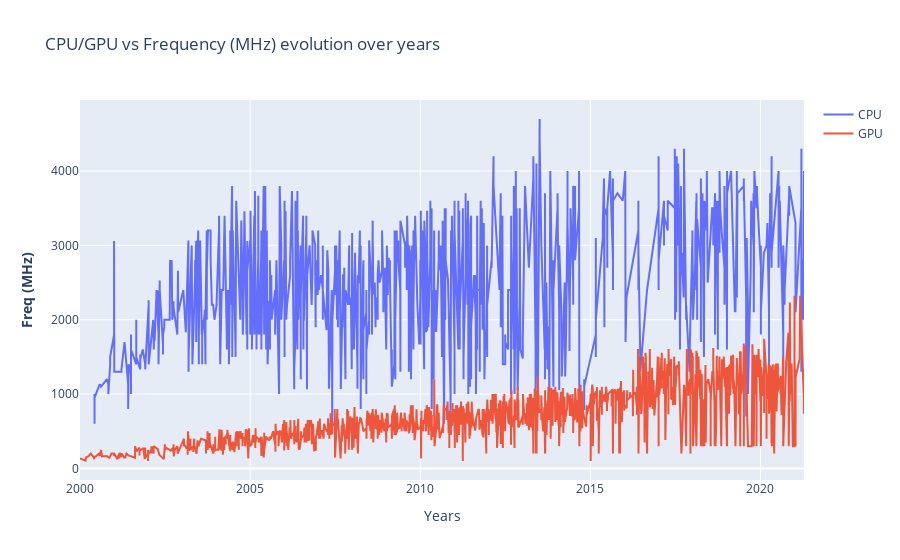

Write notebook code for a chart like this one.
### Markdown cell above
#### Análise - Frequency

### Code cell
fig = make_subplots()

# Add traces
fig.add_trace(
    go.Scatter(x= df_cpu.index, y=df_cpu["Freq (MHz)"] ,name= "CPU")
)

fig.add_trace(
    go.Scatter(x= df_gpu.index,y= df_gpu["Freq (MHz)"], name= "GPU")
)

# Add figure title
fig.update_layout(
    title_text="CPU/GPU vs Frequency (MHz) evolution over years"
)

# Set x-axis title
fig.update_xaxes(title_text="Years")

# Set y-axes titles
fig.update_yaxes(title_text="<b>Freq (MHz)</b>", secondary_y=False)

fig.show()

### Figure 1 — Plotly figure (JSON) as saved in the notebook; plotly's stock layout.template omitted (floating-point values rounded to 4 significant figures; data arrays with more than 128 entries replaced by an {"elided": "..."} marker saying what was removed)
{"data": [{"name": "CPU", "type": "scatter", "x": {"elided": "2142 str values"}, "y": {"elided": "2142 int values"}}, {"name": "GPU", "type": "scatter", "x": {"elided": "2605 str values"}, "y": {"elided": "2605 int values"}}], "layout": {"title": {"text": "CPU/GPU vs Frequency (MHz) evolution over years"}, "xaxis": {"anchor": "y", "domain": [0, 1], "title": {"text": "Years"}}, "yaxis": {"anchor": "x", "domain": [0, 1], "title": {"text": "<b>Freq (MHz)</b>"}}}}
